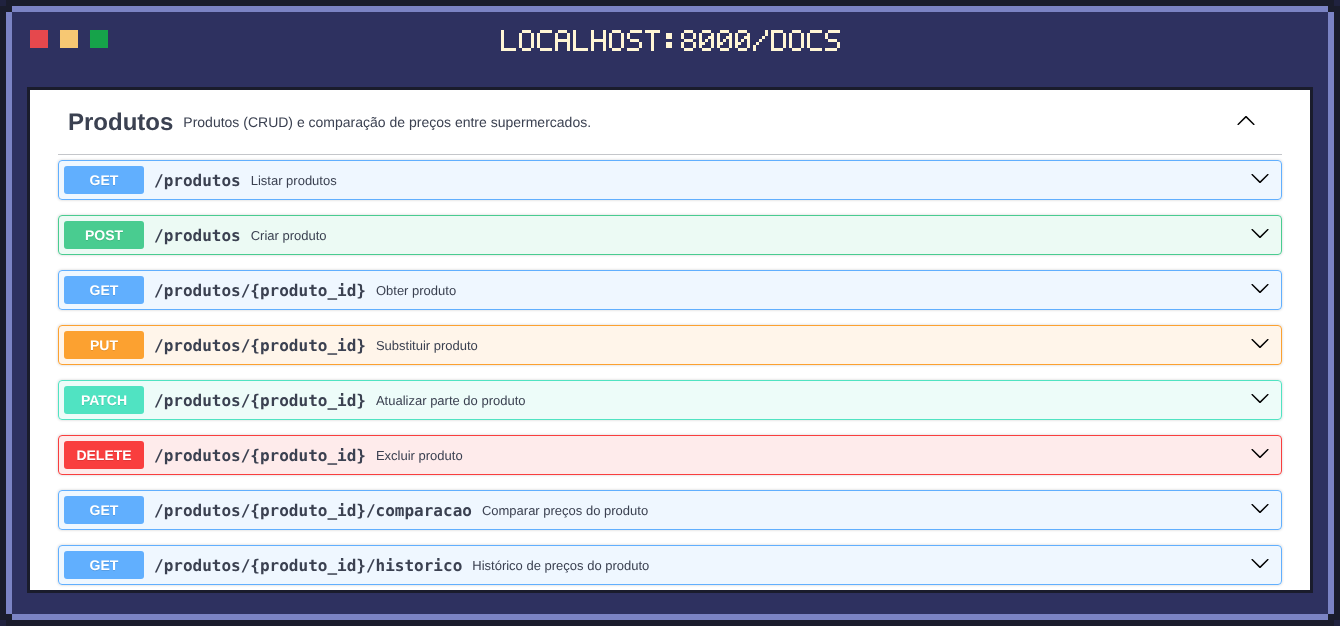
#> input picture docs/assets/swagger.png, 1340 x 626 px, given in place of inicio.png, which was not available
$ python galeria.py ../swagger.png
#> lines starting #> are read from the running program, lines starting #| are printed output that depends on the picture
### docs/assets/_fonte/pix.py
"""
Motor das artes em pixel art do README (SVG puro, sem dependências).

- fonte bitmap 5x7 própria (com acentos do português);
- sprites desenhados como grades de caracteres -> retângulos agrupados por cor;
- tudo com shape-rendering="crispEdges" para manter os pixels nítidos em qualquer escala.

Uso: python docs/assets/_fonte/gerar.py  (regenera todos os SVGs de docs/assets/)
"""
from __future__ import annotations

import unicodedata

# ---------------------------------------------------------------- paleta
# Mesma base do perfil (tons Sweetie-16) + os verdes da identidade visual do app Picped.
P = {
    "k": "#1A1C2C",  # contorno / quase preto
    "n": "#14152B",  # fundo de tela
    "m": "#29366F",  # azul-noite
    "b": "#3B5DC9",  # azul
    "c": "#41A6F6",  # azul-claro
    "t": "#1D6F86",  # petróleo
    "g": "#16A34A",  # verde Picped
    "G": "#0B3B2E",  # verde-escuro Picped
    "l": "#C9FF7A",  # verde-limão (leds)
    "y": "#F7C873",  # dourado
    "o": "#EF7D57",  # laranja
    "r": "#E5484D",  # vermelho
    "w": "#FFF6D5",  # creme (texto)
    "W": "#FFFFFF",
    "s": "#94B0C2",  # cinza-claro
    "S": "#566C86",  # cinza
    "d": "#333C57",  # cinza-escuro
    "h": "#4A2E16",  # madeira escura
    "H": "#C98E4E",  # madeira clara
    "p": "#F3CDAE",  # pele
    "P": "#DFA986",  # pele sombra
    "u": "#9A7440",  # cabelo
}

# ---------------------------------------------------------------- fonte 5x7
_F = {
    "A": [".###.", "#...#", "#...#", "#####", "#...#", "#...#", "#...#"],
    "B": ["####.", "#...#", "#...#", "####.", "#...#", "#...#", "####."],
    "C": [".####", "#....", "#....", "#....", "#....", "#....", ".####"],
    "D": ["####.", "#...#", "#...#", "#...#", "#...#", "#...#", "####."],
    "E": ["#####", "#....", "#....", "####.", "#....", "#....", "#####"],
    "F": ["#####", "#....", "#....", "####.", "#....", "#....", "#...."],
    "G": [".####", "#....", "#....", "#.###", "#...#", "#...#", ".###."],
    "H": ["#...#", "#...#", "#...#", "#####", "#...#", "#...#", "#...#"],
    "I": ["#####", "..#..", "..#..", "..#..", "..#..", "..#..", "#####"],
    "J": ["..###", "...#.", "...#.", "...#.", "#..#.", "#..#.", ".##.."],
    "K": ["#...#", "#..#.", "#.#..", "##...", "#.#..", "#..#.", "#...#"],
    "L": ["#....", "#....", "#....", "#....", "#....", "#....", "#####"],
    "M": ["#...#", "##.##", "#.#.#", "#.#.#", "#...#", "#...#", "#...#"],
    "N": ["#...#", "##..#", "#.#.#", "#..##", "#...#", "#...#", "#...#"],
    "O": [".###.", "#...#", "#...#", "#...#", "#...#", "#...#", ".###."],
    "P": ["####.", "#...#", "#...#", "####.", "#....", "#....", "#...."],
    "Q": [".###.", "#...#", "#...#", "#...#", "#.#.#", "#..#.", ".##.#"],
    "R": ["####.", "#...#", "#...#", "####.", "#.#..", "#..#.", "#...#"],
    "S": [".####", "#....", "#....", ".###.", "....#", "....#", "####."],
    "T": ["#####", "..#..", "..#..", "..#..", "..#..", "..#..", "..#.."],
    "U": ["#...#", "#...#", "#...#", "#...#", "#...#", "#...#", ".###."],
    "V": ["#...#", "#...#", "#...#", "#...#", "#...#", ".#.#.", "..#.."],
    "W": ["#...#", "#...#", "#...#", "#.#.#", "#.#.#", "##.##", "#...#"],
    "X": ["#...#", "#...#", ".#.#.", "..#..", ".#.#.", "#...#", "#...#"],
    "Y": ["#...#", "#...#", ".#.#.", "..#..", "..#..", "..#..", "..#.."],
    "Z": ["#####", "....#", "...#.", "..#..", ".#...", "#....", "#####"],
    "0": [".###.", "#...#", "#..##", "#.#.#", "##..#", "#...#", ".###."],
    "1": ["..#..", ".##..", "..#..", "..#..", "..#..", "..#..", ".###."],
    "2": [".###.", "#...#", "....#", "...#.", "..#..", ".#...", "#####"],
    "3": ["####.", "....#", "....#", ".###.", "....#", "....#", "####."],
    "4": ["...#.", "..##.", ".#.#.", "#..#.", "#####", "...#.", "...#."],
    "5": ["#####", "#....", "####.", "....#", "....#", "#...#", ".###."],
    "6": [".###.", "#....", "#....", "####.", "#...#", "#...#", ".###."],
    "7": ["#####", "....#", "...#.", "..#..", ".#...", ".#...", ".#..."],
    "8": [".###.", "#...#", "#...#", ".###.", "#...#", "#...#", ".###."],
    "9": [".###.", "#...#", "#...#", ".####", "....#", "....#", ".###."],
    " ": [".....", ".....", ".....", ".....", ".....", ".....", "....."],
    ".": [".....", ".....", ".....", ".....", ".....", ".##..", ".##.."],
    ",": [".....", ".....", ".....", ".....", ".##..", "..#..", ".#..."],
    ":": [".....", ".##..", ".##..", ".....", ".##..", ".##..", "....."],
    "-": [".....", ".....", ".....", ".###.", ".....", ".....", "....."],
    "+": [".....", "..#..", "..#..", "#####", "..#..", "..#..", "....."],
    "/": ["....#", "....#", "...#.", "..#..", ".#...", "#....", "#...."],
    "(": ["...#.", "..#..", ".#...", ".#...", ".#...", "..#..", "...#."],
    ")": [".#...", "..#..", "...#.", "...#.", "...#.", "..#..", ".#..."],
    "!": ["..#..", "..#..", "..#..", "..#..", "..#..", ".....", "..#.."],
    "?": [".###.", "#...#", "....#", "...#.", "..#..", ".....", "..#.."],
    "%": ["##..#", "##..#", "...#.", "..#..", ".#...", "#..##", "#..##"],
    "$": ["..#..", ".####", "#.#..", ".###.", "..#.#", "####.", "..#.."],
    "#": [".#.#.", ".#.#.", "#####", ".#.#.", "#####", ".#.#.", ".#.#."],
    ">": [".#...", "..#..", "...#.", "....#", "...#.", "..#..", ".#..."],
    "<": ["...#.", "..#..", ".#...", "#....", ".#...", "..#..", "...#."],
    "=": [".....", ".....", "#####", ".....", "#####", ".....", "....."],
    "_": [".....", ".....", ".....", ".....", ".....", ".....", "#####"],
    "'": ["..#..", "..#..", ".....", ".....", ".....", ".....", "....."],
    '"': [".#.#.", ".#.#.", ".....", ".....", ".....", ".....", "....."],
    "|": ["..#..", "..#..", "..#..", "..#..", "..#..", "..#..", "..#.."],
    "*": [".....", "#.#.#", ".###.", "#####", ".###.", "#.#.#", "....."],
    "[": [".###.", ".#...", ".#...", ".#...", ".#...", ".#...", ".###."],
    "]": [".###.", "...#.", "...#.", "...#.", "...#.", "...#.", ".###."],
    "{": ["...##", "..#..", "..#..", ".#...", "..#..", "..#..", "...##"],
    "}": ["##...", "..#..", "..#..", "...#.", "..#..", "..#..", "##..."],
    "@": [".###.", "#...#", "#.###", "#.#.#", "#.###", "#....", ".###."],
    "&": [".##..", "#..#.", "#.#..", ".#...", "#.#.#", "#..#.", ".##.#"],
    "·": [".....", ".....", ".....", "..#..", ".....", ".....", "....."],
    "×": [".....", "#...#", ".#.#.", "..#..", ".#.#.", "#...#", "....."],
    "→": [".....", "..#..", "...#.", "#####", "...#.", "..#..", "....."],
    "✓": [".....", "....#", "...#.", "#.#..", ".#...", ".....", "....."],
}
# marcas de acento (2 linhas acima da letra) e cedilha (1 linha abaixo)
_ACENTO = {
    "́": ["...#.", "..#.."],  # agudo
    "̀": [".#...", "..#.."],  # grave
    "̂": ["..#..", ".#.#."],  # circunflexo
    "̃": [".#.#.", "#.#.."],  # til
}
_CEDILHA = ["..#..", ".#..."]

LARG = 5  # largura da letra em pixels
ALT = 7   # altura da letra em pixels (sem acentos)


def _glifo(ch: str) -> tuple[list[str], list[str] | None, list[str] | None]:
    base = unicodedata.normalize("NFD", ch)
    letra, marcas = base[0], base[1:]
    grade = _F.get(letra.upper(), _F["?"])
    acima = abaixo = None
    for mk in marcas:
        if mk in _ACENTO:
            acima = _ACENTO[mk]
        elif mk == "̧":
            abaixo = _CEDILHA
    return grade, acima, abaixo


class Canvas:
    """Acumula retângulos por cor e devolve <path>s compactos."""

    def __init__(self) -> None:
        # lista de (cor, retângulos): a ordem de desenho é preservada (o que vem depois fica por cima)
        self.camadas: list[tuple[str, list[str]]] = []

    # [5 lines left out: function rect, not called in this run]

    def svg(self, attrs: str = "") -> str:
        return "".join(f'<path {attrs}fill="{c}" d="{"".join(r)}"/>' for c, r in self.camadas)


def _n(v: float) -> str:
    return str(int(v)) if float(v).is_integer() else f"{v:.2f}".rstrip("0")


def largura_texto(texto: str, s: float) -> float:
    return len(texto) * (LARG + 1) * s - s if texto else 0


# [64 lines left out: functions texto, _pintar, sprite, moldura, not called in this run]


ESTILO_BASE = (
    "@media (prefers-reduced-motion: reduce){*{animation:none!important}}"
)


# [6 lines left out: function documento, not called in this run]

### docs/assets/_fonte/galeria.py
"""Monta docs/assets/telas.png e docs/assets/swagger.png a partir de capturas reais (PNG).

Uso: python docs/assets/_fonte/galeria.py <pasta-com-capturas>
Capturas esperadas: inicio.png, produto.png, produto2.png, lista.png (390x844 @2x) e swagger.png (1280x900).
"""
import sys
from pathlib import Path

from PIL import Image, ImageDraw

sys.path.insert(0, str(Path(__file__).resolve().parent))
from pix import ALT, LARG, P, _glifo  # noqa: E402

DESTINO = Path(__file__).resolve().parent.parent
FUNDO, PAINEL, CONTORNO, CORPO, DOURADO, CREME, LILAS = "#20223F", "#2E3160", P["k"], P["d"], P["y"], P["w"], "#7B83C4"


def texto(d: ImageDraw.ImageDraw, txt: str, x: int, y: int, s: int, cor: str, centro: bool = False) -> None:
    txt = txt.upper()
    if centro:
        x -= (len(txt) * (LARG + 1) * s - s) // 2
    for i, ch in enumerate(txt):
        grade, acima, abaixo = _glifo(ch)
        gx = x + i * (LARG + 1) * s
        for marca, oy in ((grade, 0), (acima, -3), (abaixo, ALT)):
            if not marca:
                continue
            for j, linha in enumerate(marca):
                for k, c in enumerate(linha):
                    if c == "#":
                        d.rectangle([gx + k * s, y + (j + oy) * s, gx + (k + 1) * s - 1, y + (j + oy + 1) * s - 1],
                                    fill=cor)


def caixa(d, x, y, w, h, s, fundo, borda):
    """Retângulo com cantos chanfrados (pixel)."""
    d.rectangle([x + s, y, x + w - s - 1, y + h - 1], fill=CONTORNO)
    d.rectangle([x, y + s, x + w - 1, y + h - s - 1], fill=CONTORNO)
    d.rectangle([x + 2 * s, y + s, x + w - 2 * s - 1, y + h - s - 1], fill=borda)
    d.rectangle([x + s, y + 2 * s, x + w - s - 1, y + h - 2 * s - 1], fill=borda)
    d.rectangle([x + 2 * s, y + 2 * s, x + w - 2 * s - 1, y + h - 2 * s - 1], fill=fundo)


def telas(pasta: Path) -> None:
    itens = [("inicio.png", "INÍCIO", "MERCADOS POR DISTÂNCIA"), ("produto.png", "PRODUTO", "ONDE ESTÁ MAIS BARATO"),
             ("produto2.png", "HISTÓRICO", "MÍN · MÉDIA · MÁX"), ("lista.png", "LISTA", "ONDE A LISTA SAI MAIS BARATA")]
    tw, th = 330, 714  # tela (390x844 reduzida)
    borda, gap, mx = 21, 48, 48
    fw, fh = tw + 2 * borda, th + 2 * borda + 42
    W = mx * 2 + 4 * fw + 3 * gap
    H = 48 + fh + 120
    im = Image.new("RGB", (W, H), FUNDO)
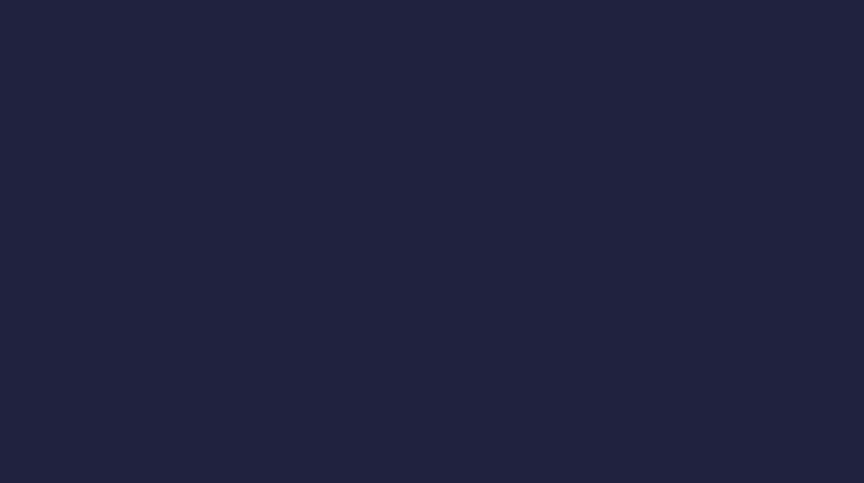
#> im: PIL image 1728x966 RGB (shown at 1/2 size); mean R, G, B 32, 34, 63
    d = ImageDraw.Draw(im)
    for i, (arq, titulo, sub) in enumerate(itens):
        x = mx + i * (fw + gap)
        y = 48
        caixa(d, x, y, fw, fh, 6, CORPO, CORPO)
        d.rectangle([x + fw // 2 - 36, y + 15, x + fw // 2 + 35, y + 20], fill=CONTORNO)  # alto-falante
        tela = Image.open(pasta / arq).convert("RGB").resize((tw, th), Image.LANCZOS)
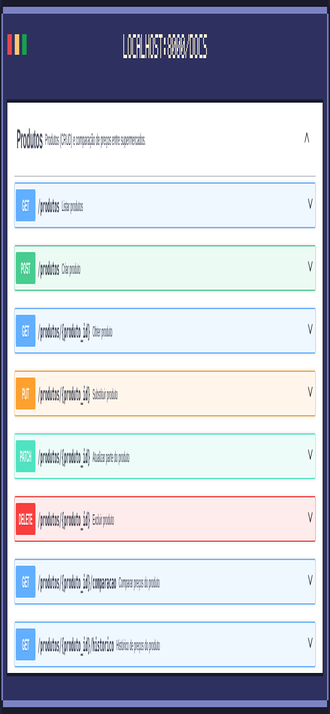
#> tela: PIL image 330x714 RGB; mean R, G, B 193.1, 197.4, 208.8
        d.rectangle([x + borda - 3, y + 36 - 3, x + borda + tw + 2, y + 36 + th + 2], fill=CONTORNO)
        im.paste(tela, (x + borda, y + 36))
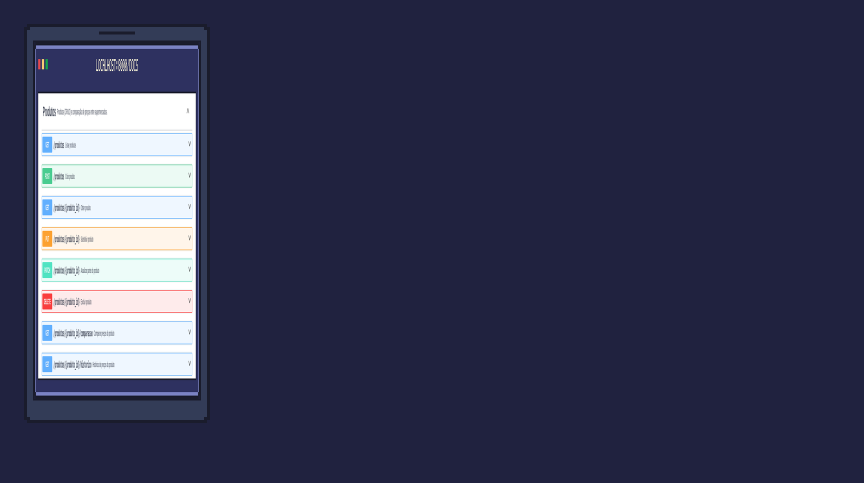
#> im: PIL image 1728x966 RGB (shown at 1/2 size); mean R, G, B 55.1, 57.6, 83.9
        d.rectangle([x + fw // 2 - 18, y + fh - 15, x + fw // 2 + 17, y + fh - 10], fill=CONTORNO)  # botão
        texto(d, titulo, x + fw // 2, y + fh + 24, 4, DOURADO, centro=True)
        texto(d, sub, x + fw // 2, y + fh + 70, 2, LILAS, centro=True)
    im.save(DESTINO / "telas.png", optimize=True)
    print("telas.png", im.size)


def swagger(pasta: Path) -> None:
    shot = Image.open(pasta / "swagger.png").convert("RGB").crop((0, 110, 1280, 610))
    pad = 30
    W, H = shot.width + 2 * pad, shot.height + 2 * pad + 66
    im = Image.new("RGB", (W, H), FUNDO)
    d = ImageDraw.Draw(im)
    caixa(d, 0, 0, W, H, 6, PAINEL, LILAS)
    for i, cor in enumerate((P["r"], P["y"], P["g"])):
        d.rectangle([pad + i * 30, 30, pad + i * 30 + 17, 47], fill=cor)
    texto(d, "LOCALHOST:8000/DOCS", W // 2, 30, 3, CREME, centro=True)
    d.rectangle([pad - 3, 66 + pad - 3 - 6, pad + shot.width + 2, 66 + pad + shot.height + 2 - 6], fill=CONTORNO)
    im.paste(shot, (pad, 66 + pad - 6))
    im.save(DESTINO / "swagger.png", optimize=True)
    print("swagger.png", im.size)


if __name__ == "__main__":
    pasta = Path(sys.argv[1])
#> (the run stopped early here; a loop or call above may not have finished)
